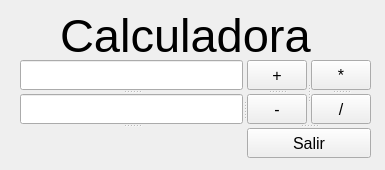
<?xml version="1.0" encoding="UTF-8"?>
<ui version="4.0">
 <class>Calculadora</class>
 <widget class="QMainWindow" name="Calculadora">
  <property name="geometry">
   <rect>
    <x>0</x>
    <y>0</y>
    <width>385</width>
    <height>170</height>
   </rect>
  </property>
  <property name="windowTitle">
   <string>MainWindow</string>
  </property>
  <widget class="QWidget" name="centralwidget">
   <widget class="QLabel" name="label_2">
    <property name="geometry">
     <rect>
      <x>60</x>
      <y>10</y>
      <width>261</width>
      <height>51</height>
     </rect>
    </property>
    <property name="font">
     <font>
      <pointsize>35</pointsize>
     </font>
    </property>
    <property name="text">
     <string>Calculadora</string>
    </property>
   </widget>
   <widget class="QSplitter" name="splitter_6">
    <property name="geometry">
     <rect>
      <x>20</x>
      <y>60</y>
      <width>351</width>
      <height>98</height>
     </rect>
    </property>
    <property name="font">
     <font>
      <pointsize>12</pointsize>
     </font>
    </property>
    <property name="orientation">
     <enum>Qt::Orientation::Horizontal</enum>
    </property>
    <widget class="QSplitter" name="splitter_4">
     <property name="font">
      <font>
       <pointsize>12</pointsize>
      </font>
     </property>
     <property name="orientation">
      <enum>Qt::Orientation::Vertical</enum>
     </property>
     <widget class="QLineEdit" name="entrada1">
      <property name="minimumSize">
       <size>
        <width>0</width>
        <height>30</height>
       </size>
      </property>
      <property name="maximumSize">
       <size>
        <width>16777215</width>
        <height>30</height>
       </size>
      </property>
      <property name="font">
       <font>
        <pointsize>12</pointsize>
       </font>
      </property>
     </widget>
     <widget class="QLineEdit" name="entrada2">
      <property name="minimumSize">
       <size>
        <width>0</width>
        <height>30</height>
       </size>
      </property>
      <property name="maximumSize">
       <size>
        <width>16777215</width>
        <height>30</height>
       </size>
      </property>
      <property name="font">
       <font>
        <pointsize>12</pointsize>
       </font>
      </property>
     </widget>
     <widget class="QLabel" name="resultado">
      <property name="minimumSize">
       <size>
        <width>0</width>
        <height>30</height>
       </size>
      </property>
      <property name="maximumSize">
       <size>
        <width>16777215</width>
        <height>30</height>
       </size>
      </property>
      <property name="font">
       <font>
        <pointsize>12</pointsize>
       </font>
      </property>
      <property name="text">
       <string/>
      </property>
     </widget>
    </widget>
    <widget class="QSplitter" name="splitter_5">
     <property name="font">
      <font>
       <pointsize>12</pointsize>
      </font>
     </property>
     <property name="orientation">
      <enum>Qt::Orientation::Vertical</enum>
     </property>
     <widget class="QSplitter" name="splitter_3">
      <property name="font">
       <font>
        <pointsize>12</pointsize>
       </font>
      </property>
      <property name="orientation">
       <enum>Qt::Orientation::Horizontal</enum>
      </property>
      <widget class="QSplitter" name="splitter">
       <property name="font">
        <font>
         <pointsize>12</pointsize>
        </font>
       </property>
       <property name="orientation">
        <enum>Qt::Orientation::Vertical</enum>
       </property>
       <widget class="QPushButton" name="btsuma">
        <property name="sizePolicy">
         <sizepolicy hsizetype="Fixed" vsizetype="Fixed">
          <horstretch>0</horstretch>
          <verstretch>0</verstretch>
         </sizepolicy>
        </property>
        <property name="minimumSize">
         <size>
          <width>60</width>
          <height>30</height>
         </size>
        </property>
        <property name="maximumSize">
         <size>
          <width>60</width>
          <height>30</height>
         </size>
        </property>
        <property name="font">
         <font>
          <pointsize>12</pointsize>
         </font>
        </property>
        <property name="text">
         <string>+</string>
        </property>
       </widget>
       <widget class="QPushButton" name="btresta">
        <property name="sizePolicy">
         <sizepolicy hsizetype="Fixed" vsizetype="Fixed">
          <horstretch>0</horstretch>
          <verstretch>0</verstretch>
         </sizepolicy>
        </property>
        <property name="minimumSize">
         <size>
          <width>60</width>
          <height>30</height>
         </size>
        </property>
        <property name="maximumSize">
         <size>
          <width>60</width>
          <height>30</height>
         </size>
        </property>
        <property name="font">
         <font>
          <pointsize>12</pointsize>
         </font>
        </property>
        <property name="text">
         <string>-</string>
        </property>
       </widget>
      </widget>
      <widget class="QSplitter" name="splitter_2">
       <property name="font">
        <font>
         <pointsize>12</pointsize>
        </font>
       </property>
       <property name="orientation">
        <enum>Qt::Orientation::Vertical</enum>
       </property>
       <widget class="QPushButton" name="btmulti">
        <property name="sizePolicy">
         <sizepolicy hsizetype="Fixed" vsizetype="Fixed">
          <horstretch>0</horstretch>
          <verstretch>0</verstretch>
         </sizepolicy>
        </property>
        <property name="minimumSize">
         <size>
          <width>60</width>
          <height>30</height>
         </size>
        </property>
        <property name="maximumSize">
         <size>
          <width>60</width>
          <height>30</height>
         </size>
        </property>
        <property name="font">
         <font>
          <pointsize>12</pointsize>
         </font>
        </property>
        <property name="text">
         <string>*</string>
        </property>
       </widget>
       <widget class="QPushButton" name="btdivi">
        <property name="sizePolicy">
         <sizepolicy hsizetype="Fixed" vsizetype="Fixed">
          <horstretch>0</horstretch>
          <verstretch>0</verstretch>
         </sizepolicy>
        </property>
        <property name="minimumSize">
         <size>
          <width>60</width>
          <height>30</height>
         </size>
        </property>
        <property name="maximumSize">
         <size>
          <width>60</width>
          <height>30</height>
         </size>
        </property>
        <property name="font">
         <font>
          <pointsize>12</pointsize>
         </font>
        </property>
        <property name="text">
         <string>/</string>
        </property>
       </widget>
      </widget>
     </widget>
     <widget class="QPushButton" name="btsalida">
      <property name="sizePolicy">
       <sizepolicy hsizetype="Fixed" vsizetype="Fixed">
        <horstretch>0</horstretch>
        <verstretch>0</verstretch>
       </sizepolicy>
      </property>
      <property name="maximumSize">
       <size>
        <width>125</width>
        <height>16777215</height>
       </size>
      </property>
      <property name="font">
       <font>
        <pointsize>12</pointsize>
       </font>
      </property>
      <property name="text">
       <string>Salir</string>
      </property>
     </widget>
    </widget>
   </widget>
  </widget>
 </widget>
 <resources/>
 <connections>
  <connection>
   <sender>btsuma</sender>
   <signal>clicked()</signal>
   <receiver>Calculadora</receiver>
   <slot>opera()</slot>
   <hints>
    <hint type="sourcelabel">
     <x>271</x>
     <y>74</y>
    </hint>
    <hint type="destinationlabel">
     <x>343</x>
     <y>23</y>
    </hint>
   </hints>
  </connection>
  <connection>
   <sender>btmulti</sender>
   <signal>clicked()</signal>
   <receiver>Calculadora</receiver>
   <slot>opera()</slot>
   <hints>
    <hint type="sourcelabel">
     <x>340</x>
     <y>71</y>
    </hint>
    <hint type="destinationlabel">
     <x>356</x>
     <y>47</y>
    </hint>
   </hints>
  </connection>
  <connection>
   <sender>btresta</sender>
   <signal>clicked()</signal>
   <receiver>Calculadora</receiver>
   <slot>opera()</slot>
   <hints>
    <hint type="sourcelabel">
     <x>293</x>
     <y>104</y>
    </hint>
    <hint type="destinationlabel">
     <x>333</x>
     <y>16</y>
    </hint>
   </hints>
  </connection>
  <connection>
   <sender>btdivi</sender>
   <signal>clicked()</signal>
   <receiver>Calculadora</receiver>
   <slot>opera()</slot>
   <hints>
    <hint type="sourcelabel">
     <x>359</x>
     <y>116</y>
    </hint>
    <hint type="destinationlabel">
     <x>323</x>
     <y>43</y>
    </hint>
   </hints>
  </connection>
  <connection>
   <sender>btsalida</sender>
   <signal>clicked()</signal>
   <receiver>Calculadora</receiver>
   <slot>close()</slot>
   <hints>
    <hint type="sourcelabel">
     <x>262</x>
     <y>141</y>
    </hint>
    <hint type="destinationlabel">
     <x>264</x>
     <y>161</y>
    </hint>
   </hints>
  </connection>
 </connections>
 <slots>
  <slot>opera()</slot>
  <slot>verifica()</slot>
 </slots>
</ui>
